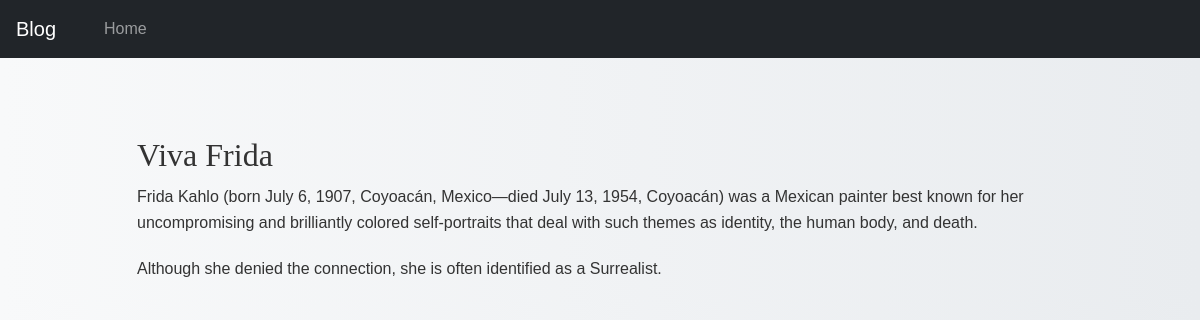
The app's page /blog/viva_frida/ with its own data.
### blog/models.py (models this page shows, shortened)
class Post(models.Model):
    class NewManager(models.Manager):
        def get_queryset(self):
            return super().get_queryset() .filter(status='published')
    options = (
        ('draft', 'Draft'),
        ('published', 'Published'),
    )
    title = models.CharField(max_length=300)
    excerpt = models.TextField(null=True )
    slug = models.SlugField(max_length=300, unique_for_date='publish')
    publish = models.DateTimeField(default=timezone.now)
    author = models.ForeignKey(User, on_delete=models.CASCADE, related_name='blog_posts')
    content = models.TextField()
    status = models.CharField(max_length=10, choices=options, default='draft')
    objects = models.Manager() #default
    newmanager = NewManager() #custom
    class Meta:
        ordering = ('-publish',)

### blog/views.py (the view)
# urls.py: path('<slug:post>/', views.post_single, name='post_single'),
def post_single(request, post):
    post = get_object_or_404(Post, slug=post, status='published')
    return render(request, 'single.html', {'post' : post})

### blog/templates/single.html (shortened to what this page needs)
<!DOCTYPE html>
<html lang="en">
<head>
<link rel="stylesheet" href="https://cdn.jsdelivr.net/npm/bootstrap@5.3.3/dist/css/bootstrap.rtl.min.css">
</head>
<body>
    <nav class="navbar navbar-expand-lg navbar-dark bg-dark">
        <a class="navbar-brand" href="#">Blog</a>
        <div class="collapse navbar-collapse" id="navbarNav">
          <ul class="navbar-nav">
            <li class="nav-item">
              <a class="nav-link"  href="http://127.0.0.1:8000/blog"> Home </a>
            </li>
          </ul>
      </div>
    </nav>
    <div class="container">
        <div class="row justify-content-md-center">
            <div class="col-md-10 pt-5">
              <div class="col-14"><h1 class="post-title">{{ post.title }}</h1></div>
              <div class="col-14" class="post-content">{{ post.content|safe}}</div>
            </div>
        </div>
      </div>
</body>
</html>

### blog/templates/single.html (style rules this page uses)
body { font-family: 'Arial', sans-serif; line-height: 1.6; color: #333; }
h1, h2, h3, h4, h5, h6 { font-family: 'Georgia', serif; margin-bottom: 20px; }
p { margin-bottom: 20px; }
.navbar { margin-bottom: 30px; }
.post-title { font-size: 2em; margin-bottom: 10px; }
body { background: linear-gradient(to right, #f8f9fa, #e9ecef); color: #333; }

### records on screen
Post: title "Viva Frida", content "Frida Kahlo (born July 6, 1907, Coyoacán, Mexico—died July 13, 1954, Coyoacán) was a Mexican painter best known for her uncompromising and brilliantly colored self-portraits that deal with such themes as identity, the human body, and death. Although she denied the connection, she is often identified as a Surrealist."
